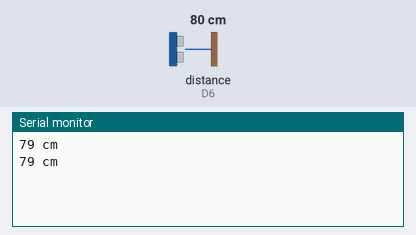
Bench run of a sketch on a simulated ESP8266 (NodeMCU). On the bench: the last lines printed to the serial monitor. Wiring (inferred from the names in the program): ultrasonic range finder: trigger D5; echo D6. Inputs (shaded band) come from the test bench; at power-on: distance to the obstacle (sensor on D6) 80 cm. The echo pulse lasts 58.3 µs per cm.

Above: at 1.8 s.
1.9 s: distance to the obstacle (sensor on D6) set to 2 cm
At 2.8 s:
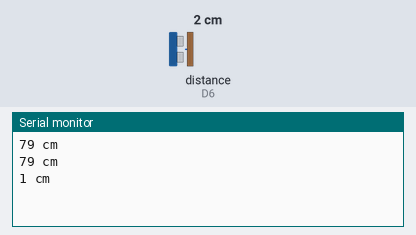
3.4 s: distance to the obstacle (sensor on D6) set to 4 cm
At 4.4 s:
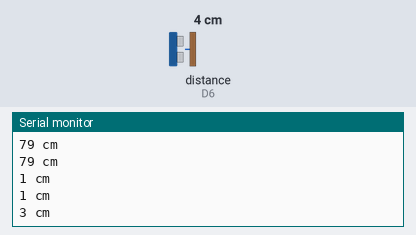
Timing chart, 0 to 6.4 s (numbered marks = the images above; inputs shaded):
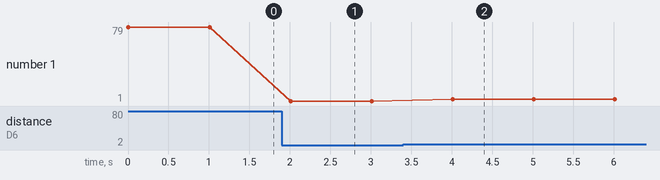

The sketch:

ultrasonic.ino.ino
```cpp
#define triggerPin D5
#define echoPin D6
long duration;
int jarak;

void setup() {
 Serial.begin (9600);
 pinMode(triggerPin, OUTPUT);
 pinMode(echoPin, INPUT);
// pinMode(BUILTIN_LED, OUTPUT);
}

void loop() {
 digitalWrite(triggerPin, LOW);
 delayMicroseconds(2);
 digitalWrite(triggerPin, HIGH);
 delayMicroseconds(10);
 digitalWrite(triggerPin, LOW);
 duration = pulseIn(echoPin, HIGH);
 jarak = duration * 0.034 / 2;
 Serial.print(jarak);
 Serial.println(" cm");
 delay(1000);
}
```

Measured:
- after the input at 1.9 s, the serial monitor: prints a new line after 0.11 s (image 1)
- after the input at 3.4 s, the serial monitor: prints a new line after 0.61 s (image 2)
- plotted number 1: 79 → 1 after the input at 1.9 s, 1 → 3 after the input at 3.4 s
